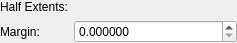
<?xml version="1.0" encoding="UTF-8"?>
<ui version="4.0">
 <class>BoxShapeSetter</class>
 <widget class="QWidget" name="BoxShapeSetter">
  <property name="geometry">
   <rect>
    <x>0</x>
    <y>0</y>
    <width>237</width>
    <height>38</height>
   </rect>
  </property>
  <property name="windowTitle">
   <string>Form</string>
  </property>
  <layout class="QFormLayout" name="formLayout">
   <property name="leftMargin">
    <number>0</number>
   </property>
   <property name="topMargin">
    <number>0</number>
   </property>
   <property name="rightMargin">
    <number>0</number>
   </property>
   <property name="bottomMargin">
    <number>0</number>
   </property>
   <item row="0" column="0">
    <widget class="QLabel" name="label">
     <property name="text">
      <string>Half Extents:</string>
     </property>
    </widget>
   </item>
   <item row="0" column="1">
    <widget class="Vec3Setter" name="widgetHalfExtents" native="true"/>
   </item>
   <item row="1" column="0">
    <widget class="QLabel" name="label_2">
     <property name="text">
      <string>Margin:</string>
     </property>
    </widget>
   </item>
   <item row="1" column="1">
    <widget class="QDoubleSpinBox" name="spinBoxRadius">
     <property name="toolTip">
      <string>Seem like the margin. Suggestion : 0.</string>
     </property>
     <property name="decimals">
      <number>6</number>
     </property>
     <property name="maximum">
      <double>999999999.000000000000000</double>
     </property>
    </widget>
   </item>
  </layout>
 </widget>
 <customwidgets>
  <customwidget>
   <class>Vec3Setter</class>
   <extends>QWidget</extends>
   <header>vec3setter.h</header>
   <container>1</container>
  </customwidget>
 </customwidgets>
 <resources/>
 <connections/>
</ui>
